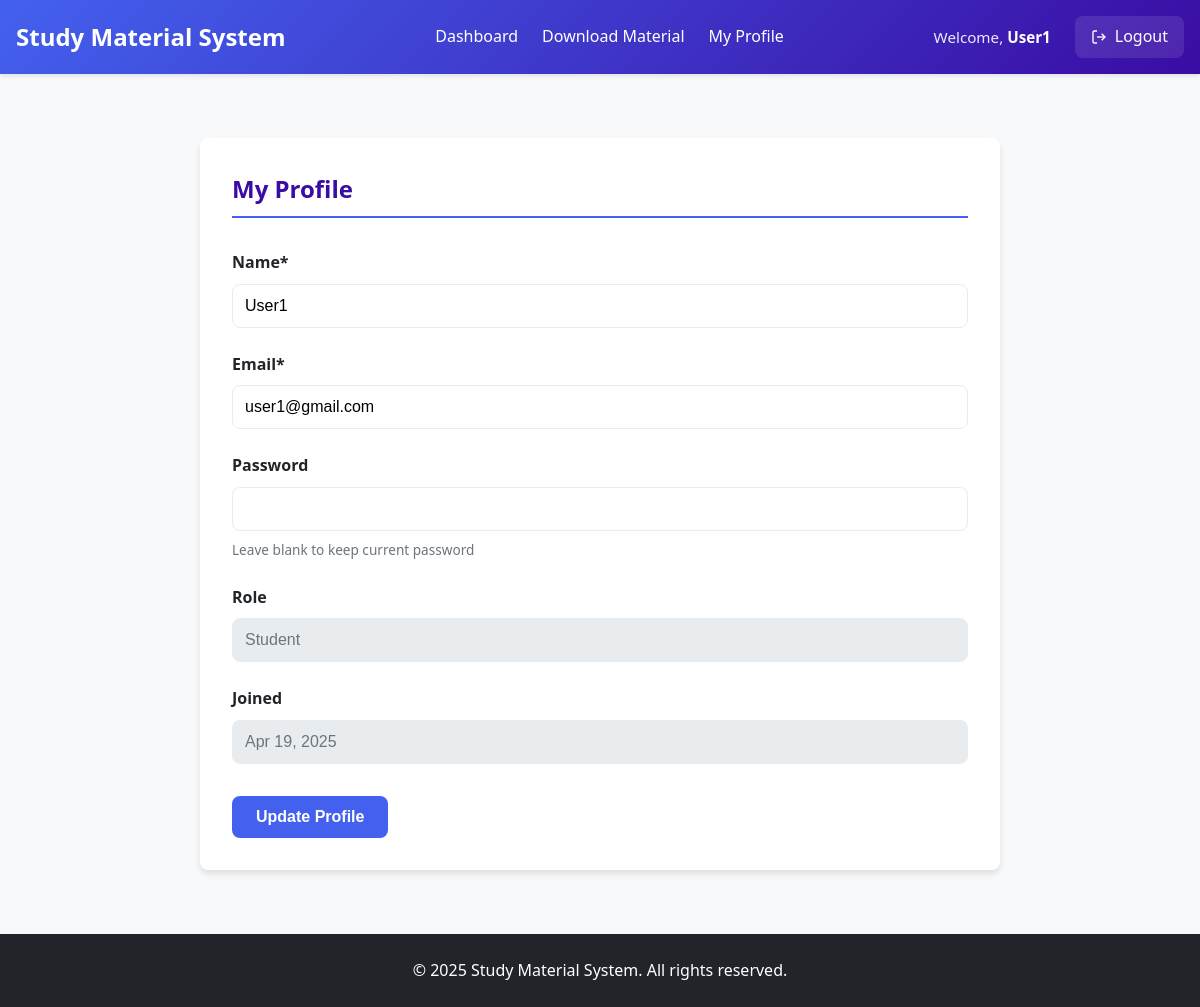
The page /profile.php (signed in) on the database its author committed.
### tables this page shows
CREATE TABLE `users` (
  `user_id` int(11) NOT NULL,
  `name` varchar(100) NOT NULL,
  `email` varchar(100) NOT NULL,
  `password` varchar(255) NOT NULL,
  `role` enum('student','admin') NOT NULL,
  `created_at` timestamp NOT NULL DEFAULT current_timestamp()
);

### profile.php (the view, shortened to what this page needs)
<?php
require_once '../includes/config.php';
$user_id = $_SESSION['user_id'];
$result = $link->query("SELECT * FROM users WHERE user_id = {$user_id}");
$user = $result->fetch_assoc();
?>
<?php include 'header.php'; ?>
<div class="admin-main">
    <div class="dashboard-container">
        <div class="profile-section">
            <div class="profile-header">
                <h2>My Profile</h2>
            </div>
            <div class="profile-form">
                <form method="POST">
                    <div class="form-group">
                        <label for="name">Name*</label>
                        <input type="text" id="name" name="name" required
                               value="<?php echo htmlspecialchars($user['name']); ?>">
                    </div>
                    <div class="form-group">
                        <label for="email">Email*</label>
                        <input type="email" id="email" name="email" required
                               value="<?php echo htmlspecialchars($user['email']); ?>">
                    </div>
                    <div class="form-group">
                        <label for="password">Password</label>
                        <input type="password" id="password" name="password">
                        <small class="form-text text-muted">Leave blank to keep current password</small>
                    </div>
                    <div class="form-group">
                        <label>Role</label>
                        <input type="text" value="<?php echo ucfirst($user['role']); ?>" disabled>
                    </div>
                    <div class="form-group">
                        <label>Joined</label>
                        <input type="text" value="<?php echo date('M j, Y', strtotime($user['created_at'])); ?>" disabled>
                    </div>
                    <div class="form-actions">
                        <button type="submit" name="update_profile" class="btn btn-primary">
                            Update Profile
                        </button>
                    </div>
                </form>
            </div>
        </div>
    </div>
</div>
<?php include 'footer.php'; ?>

### admin.css (style rules this page uses)
:root { --primary: #4361ee; --primary-dark: #3a0ca3; --secondary: #f72585; --light: #f8f9fa; --dark: #212529; --gray: #6c757d; --light-gray: #e9ecef; --success: #4cc9f0; --danger: #ef233c; --warning: #f8961e; --info: #4895ef; }
* { margin: 0; padding: 0; box-sizing: border-box; }
html, body { height: 100%; }
body { font-family: 'Segoe UI', Tahoma, Geneva, Verdana, sans-serif; line-height: 1.6; color: var(--dark); background-color: var(--light); display: flex; flex-direction: column; min-height: 100vh; }
.admin-main { flex: 1; max-width: 1200px; width: 100%; margin: 0 auto; padding: 2rem 1rem; }
.dashboard-container { padding: 1rem; }
.form-group { margin-bottom: 1.5rem; }
.form-group label { display: block; margin-bottom: 0.5rem; font-weight: 600; color: var(--dark); }
.form-group input[type="text"], .form-group textarea { width: 100%; padding: 0.75rem; border: 1px solid var(--light-gray); border-radius: 0.5rem; font-size: 1rem; transition: border-color 0.3s ease; }
.form-actions { display: flex; gap: 1rem; margin-top: 2rem; }
.btn { display: inline-block; padding: 0.75rem 1.5rem; border: none; border-radius: 0.5rem; cursor: pointer; text-decoration: none; font-size: 1rem; font-weight: 600; transition: all 0.3s ease; text-align: center; }
.btn-primary { background: var(--primary); color: white; }
.form-group input[type="text"], .form-group input[type="email"], .form-group input[type="password"], .form-group select { width: 100%; padding: 0.75rem; border: 1px solid var(--light-gray); border-radius: 0.5rem; font-size: 1rem; transition: border-color 0.3s ease; }
.form-text.text-muted { display: block; margin-top: 0.5rem; font-size: 0.85rem; color: var(--gray); }
.profile-section { max-width: 800px; margin: 0 auto; background: white; padding: 2rem; border-radius: 0.5rem; box-shadow: 0 4px 6px rgba(0, 0, 0, 0.1); }
.profile-header { margin-bottom: 2rem; padding-bottom: 0.5rem; border-bottom: 2px solid var(--primary); }
.profile-header h2 { color: var(--primary-dark); }
.profile-form .form-group { margin-bottom: 1.5rem; }
.profile-form label { display: block; margin-bottom: 0.5rem; font-weight: 600; color: var(--dark); }
.profile-form input[type="text"], .profile-form input[type="email"], .profile-form input[type="password"] { width: 100%; padding: 0.75rem; border: 1px solid var(--light-gray); border-radius: 0.5rem; font-size: 1rem; }
.profile-form input[type="text"]:disabled, .profile-form input[type="email"]:disabled { background-color: var(--light-gray); color: var(--gray); }
.profile-form .form-text.text-muted { display: block; margin-top: 0.5rem; font-size: 0.85rem; color: var(--gray); }
.profile-form .form-actions { margin-top: 2rem; }

### user.css (style rules this page uses)
.admin-main { padding: 2rem 0; flex: 1; }
.dashboard-container { max-width: 1200px; margin: 0 auto; padding: 0 1.5rem; }

### rows shown on the page
users: name "User1", email "user1@gmail.com", role "Student", created_at "Apr 19, 2025"

### other values the page prints
$_SESSION['name'] "User1"
